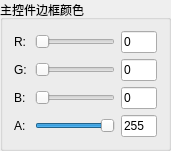
        <widget class="QGroupBox" name="groupBox_6">
         <property name="geometry">
          <rect>
           <x>190</x>
           <y>10</y>
           <width>171</width>
           <height>138</height>
          </rect>
         </property>
         <property name="maximumSize">
          <size>
           <width>300</width>
           <height>138</height>
          </size>
         </property>
         <property name="title">
          <string>主控件边框颜色</string>
         </property>
         <layout class="QGridLayout" name="gridLayout_3">
          <item row="0" column="0">
           <widget class="QLabel" name="label_7">
            <property name="minimumSize">
             <size>
              <width>15</width>
              <height>0</height>
             </size>
            </property>
            <property name="text">
             <string>R:</string>
            </property>
           </widget>
          </item>
          <item row="0" column="1">
           <widget class="QSlider" name="horizontalSlider_5">
            <property name="minimumSize">
             <size>
              <width>0</width>
              <height>0</height>
             </size>
            </property>
            <property name="maximum">
             <number>255</number>
            </property>
            <property name="orientation">
             <enum>Qt::Horizontal</enum>
            </property>
           </widget>
          </item>
          <item row="0" column="2">
           <widget class="QLineEdit" name="lineEdit_5">
            <property name="maximumSize">
             <size>
              <width>40</width>
              <height>16777215</height>
             </size>
            </property>
            <property name="text">
             <string>0</string>
            </property>
           </widget>
          </item>
          <item row="1" column="0">
           <widget class="QLabel" name="label_8">
            <property name="minimumSize">
             <size>
              <width>15</width>
              <height>0</height>
             </size>
            </property>
            <property name="text">
             <string>G:</string>
            </property>
           </widget>
          </item>
          <item row="1" column="1">
           <widget class="QSlider" name="horizontalSlider_6">
            <property name="maximum">
             <number>255</number>
            </property>
            <property name="orientation">
             <enum>Qt::Horizontal</enum>
            </property>
           </widget>
          </item>
          <item row="1" column="2">
           <widget class="QLineEdit" name="lineEdit_6">
            <property name="maximumSize">
             <size>
              <width>40</width>
              <height>16777215</height>
             </size>
            </property>
            <property name="text">
             <string>0</string>
            </property>
           </widget>
          </item>
          <item row="2" column="0">
           <widget class="QLabel" name="label_9">
            <property name="minimumSize">
             <size>
              <width>15</width>
              <height>0</height>
             </size>
            </property>
            <property name="text">
             <string>B:</string>
            </property>
           </widget>
          </item>
          <item row="2" column="1">
           <widget class="QSlider" name="horizontalSlider_7">
            <property name="maximum">
             <number>255</number>
            </property>
            <property name="orientation">
             <enum>Qt::Horizontal</enum>
            </property>
           </widget>
          </item>
          <item row="2" column="2">
           <widget class="QLineEdit" name="lineEdit_7">
            <property name="maximumSize">
             <size>
              <width>40</width>
              <height>16777215</height>
             </size>
            </property>
            <property name="text">
             <string>0</string>
            </property>
           </widget>
          </item>
          <item row="3" column="0">
           <widget class="QLabel" name="label_10">
            <property name="minimumSize">
             <size>
              <width>15</width>
              <height>0</height>
             </size>
            </property>
            <property name="text">
             <string>A:</string>
            </property>
           </widget>
          </item>
          <item row="3" column="1">
           <widget class="QSlider" name="horizontalSlider_8">
            <property name="maximum">
             <number>255</number>
            </property>
            <property name="value">
             <number>255</number>
            </property>
            <property name="orientation">
             <enum>Qt::Horizontal</enum>
            </property>
           </widget>
          </item>
          <item row="3" column="2">
           <widget class="QLineEdit" name="lineEdit_8">
            <property name="maximumSize">
             <size>
              <width>40</width>
              <height>16777215</height>
             </size>
            </property>
            <property name="text">
             <string>255</string>
            </property>
           </widget>
          </item>
         </layout>
        </widget>
